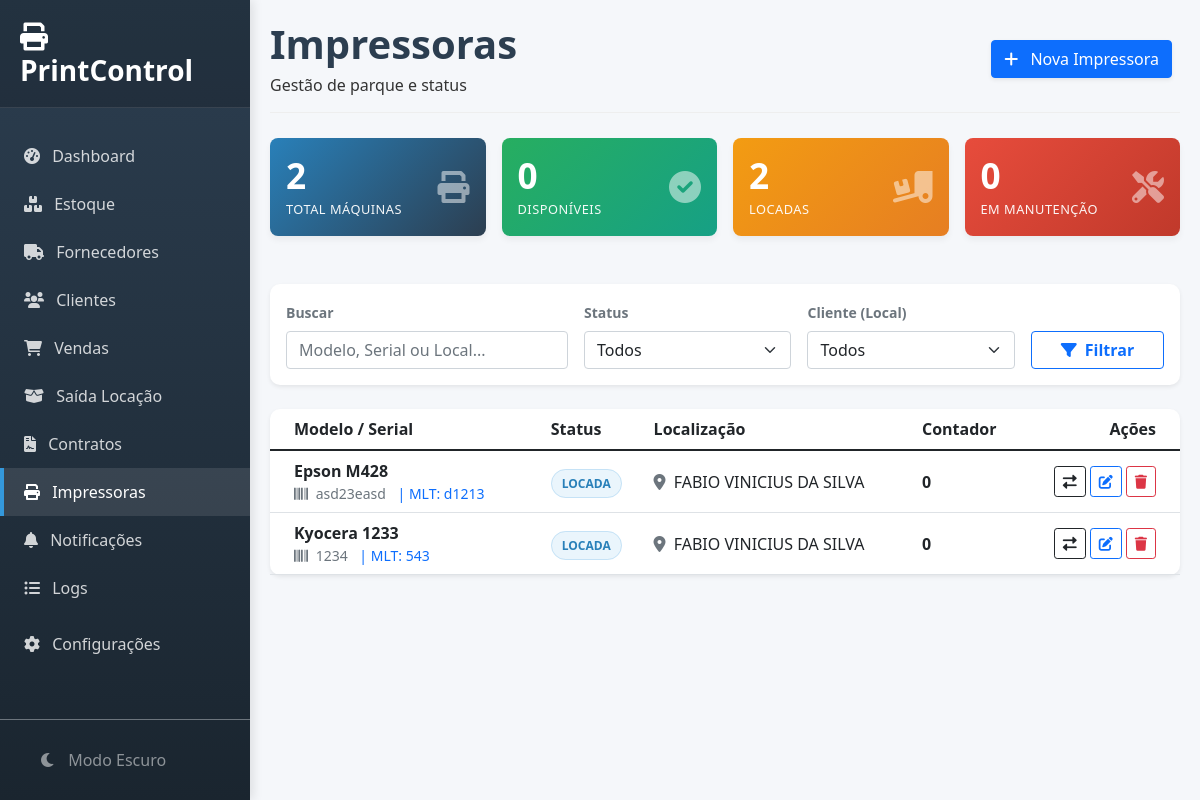
The app's page /impressoras, older data.
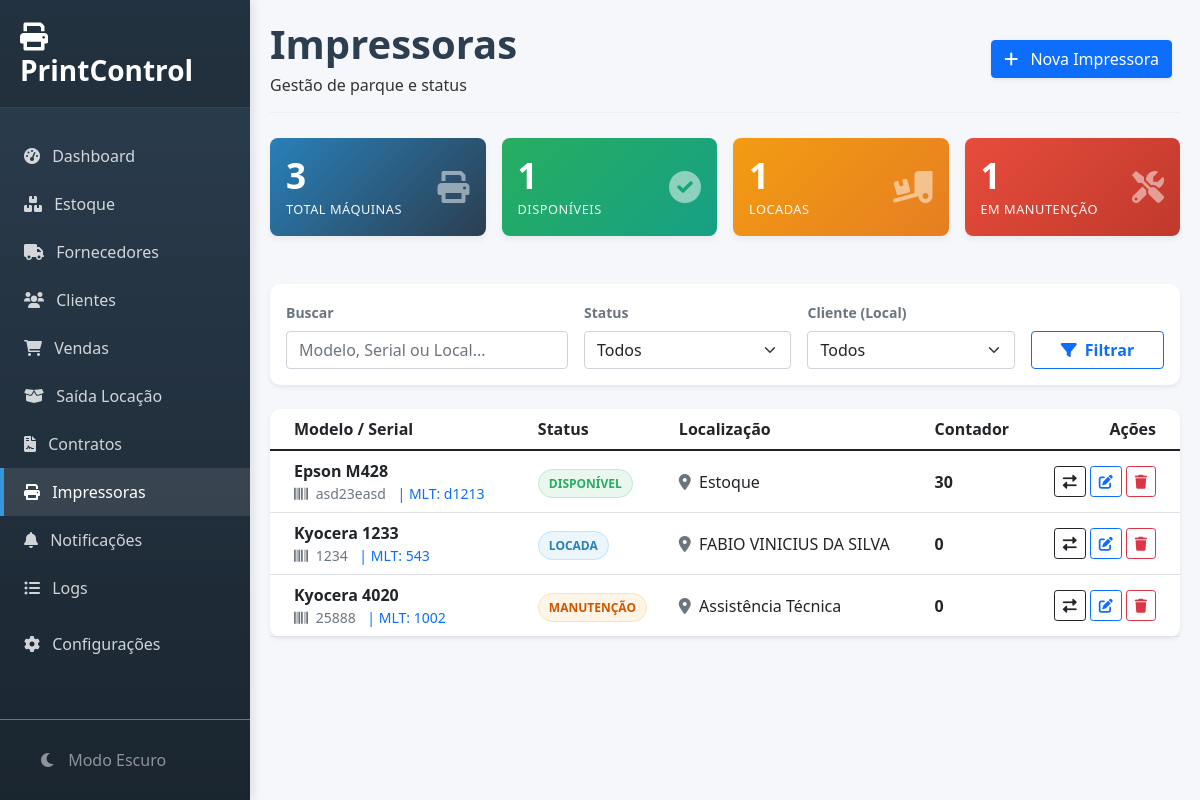
The same page, newer data.
### app.py (models this page shows)
class Impressora(db.Model):
    id = db.Column(db.Integer, primary_key=True)
    marca = db.Column(db.String(50))
    modelo = db.Column(db.String(100), nullable=False)
    serial = db.Column(db.String(50), unique=True)
    mlt = db.Column(db.String(50))
    contador = db.Column(db.Integer, default=0)
    status = db.Column(db.String(20), default='Disponível')
    localizacao = db.Column(db.String(100), default='Estoque')
    observacao = db.Column(db.Text)
    data_aquisicao = db.Column(db.Date)
    historico = db.relationship('MovimentacaoImpressora', backref='impressora', cascade="all, delete-orphan")
    manutencoes = db.relationship('Manutencao', backref='impressora', cascade="all, delete-orphan")
    logs_manutencao = db.relationship('LogManutencao', backref='impressora', cascade="all, delete-orphan")

### app.py (the view)
@app.route('/impressoras')
def impressoras():
    busca = request.args.get('busca')
    status = request.args.get('status')
    cliente_id = request.args.get('cliente_id')
    query = Impressora.query
    if busca:
        term = f"%{busca}%"
        query = query.filter((Impressora.marca.like(term)) | (Impressora.modelo.like(term)) | (Impressora.serial.like(term)) | (Impressora.mlt.like(term)) | (Impressora.localizacao.like(term)))
    if status and status != 'Todas': query = query.filter(Impressora.status == status)
    if cliente_id and cliente_id != 'Todos':
        cliente = Cliente.query.get(int(cliente_id))
        if cliente: query = query.filter(Impressora.localizacao == cliente.nome)
    impressoras = query.order_by(Impressora.modelo).all()
    clientes = Cliente.query.order_by(Cliente.nome).all()
    ultimas_movimentacoes = MovimentacaoImpressora.query.order_by(MovimentacaoImpressora.data.desc()).limit(20).all()
    total_geral = Impressora.query.count()
    disponiveis = Impressora.query.filter_by(status='Disponível').count()
    locadas = Impressora.query.filter_by(status='Locada').count()
    manutencao = Impressora.query.filter_by(status='Manutenção').count()
    return render_template('impressoras.html', impressoras=impressoras, clientes=clientes, ultimas_movimentacoes=ultimas_movimentacoes, total=total_geral, disponiveis=disponiveis, locadas=locadas, manutencao=manutencao, request=request)

### templates/impressoras.html (shortened to what this page needs)
{% extends "base.html" %}
{% block content %}
<div id="impressoras-page" class="page-content active">
    <div class="page-header">
        <div class="d-flex justify-content-between align-items-center">
            <div>
                <h1 class="page-title">Impressoras</h1>
                <p class="page-subtitle mb-0">Gestão de parque e status</p>
            </div>
            <div>
                <button class="btn btn-primary btn-action shadow-sm me-2" onclick="abrirModalNova()">
                    <i class="fas fa-plus me-2"></i> Nova Impressora
                </button>
            </div>
        </div>
    </div>
    <div class="row g-3 mb-4">
        <div class="col-md-3">
            <div class="card card-dashboard bg-gradient-primary p-3">
                <div class="d-flex justify-content-between align-items-center">
                    <div><h3>{{ total }}</h3><small>Total Máquinas</small></div>
                    <i class="fas fa-print fa-2x opacity-50"></i>
                </div>
            </div>
        </div>
        <div class="col-md-3">
            <div class="card card-dashboard bg-gradient-success p-3">
                <div class="d-flex justify-content-between align-items-center">
                    <div><h3>{{ disponiveis }}</h3><small>Disponíveis</small></div>
                    <i class="fas fa-check-circle fa-2x opacity-50"></i>
                </div>
            </div>
        </div>
        <div class="col-md-3">
            <div class="card card-dashboard bg-gradient-warning p-3">
                <div class="d-flex justify-content-between align-items-center">
                    <div><h3>{{ locadas }}</h3><small>Locadas</small></div>
                    <i class="fas fa-truck-loading fa-2x opacity-50"></i>
                </div>
            </div>
        </div>
        <div class="col-md-3">
            <div class="card card-dashboard bg-gradient-danger p-3">
                <div class="d-flex justify-content-between align-items-center">
                    <div><h3>{{ manutencao }}</h3><small>Em Manutenção</small></div>
                    <i class="fas fa-tools fa-2x opacity-50"></i>
                </div>
            </div>
        </div>
    </div>
    <div class="card border-0 shadow-sm mb-4 filter-bar">
        <div class="card-body py-3">
            <form method="GET" action="{{ url_for('impressoras') }}" class="row g-3 align-items-end">
                <div class="col-md-4">
                    <label class="form-label small fw-bold text-muted">Buscar</label>
                    <input type="text" class="form-control" name="busca" placeholder="Modelo, Serial ou Local..." value="{{ request.args.get('busca', '') }}">
                </div>
                <div class="col-md-3">
                    <label class="form-label small fw-bold text-muted">Status</label>
                    <select class="form-select" name="status">
                        <option value="Todas">Todos</option>
                    </select>
                </div>
                <div class="col-md-3">
                    <label class="form-label small fw-bold text-muted">Cliente (Local)</label>
                    <select class="form-select" name="cliente_id">
                        <option value="Todos">Todos</option>
                    </select>
                </div>
                <div class="col-md-2">
                    <button type="submit" class="btn btn-outline-primary w-100 fw-bold"><i class="fas fa-filter me-2"></i>Filtrar</button>
                </div>
            </form>
        </div>
    </div>
    <div class="card border-0 shadow-sm">
        <div class="card-body p-0">
            <div class="table-responsive">
                <table class="table table-hover mb-0 align-middle">
                    <thead>
                        <tr>
                            <th class="ps-4">Modelo / Serial</th>
                            <th>Status</th>
                            <th>Localização</th>
                            <th>Contador</th>
                            <th class="text-end pe-4">Ações</th>
                        </tr>
                    </thead>
                    <tbody>
                        {% for imp in impressoras %}
                        <tr class="clickable-row" onclick="abrirHistorico('{{ imp.id }}', '{{ imp.status }}')">
                            <td class="ps-4">
                                <div class="fw-bold text-dark">{{ imp.modelo }}</div>
                                <div class="text-muted small">
                                    <span class="me-2"><i class="fas fa-barcode me-1"></i> {{ imp.serial }}</span>
                                    {% if imp.mlt %}<span class="me-2 text-primary">| MLT: {{ imp.mlt }}</span>{% endif %}
                                </div>
                            </td>
                            <td>
                                {% if imp.status == 'Disponível' %} <span class="badge-status status-disp">Disponível</span>
                                {% elif imp.status == 'Locada' %} <span class="badge-status status-loc">Locada</span>
                                {% else %} <span class="badge-status status-manut">Manutenção</span> {% endif %}
                            </td>
                            <td><i class="fas fa-map-marker-alt text-muted me-1"></i> {{ imp.localizacao }}</td>
                            <td class="fw-bold">{{ imp.contador }}</td>
                            <td class="text-end pe-4">
                                <div class="d-flex justify-content-end gap-1">
                                    <button class="btn btn-sm btn-outline-dark"
                                            onclick="event.stopPropagation(); abrirMovimentacao('{{ imp.id }}', '{{ imp.modelo }}', '{{ imp.contador }}', '{{ imp.status }}')"
                                            title="Movimentar">
                                        <i class="fas fa-exchange-alt"></i>
                                    </button>
                                    <button class="btn btn-sm btn-outline-primary"
                                            onclick="event.stopPropagation(); abrirEdicao('{{ imp.id }}', '{{ imp.marca }}', '{{ imp.modelo }}', '{{ imp.serial }}', '{{ imp.mlt }}', '{{ imp.observacao }}')"
                                            title="Editar">
                                        <i class="fas fa-edit"></i>
                                    </button>
                                    <a href="{{ url_for('excluir_impressora', id=imp.id) }}"
                                       class="btn btn-sm btn-outline-danger"
                                       onclick="event.stopPropagation(); return confirm('Excluir esta impressora?')"
                                       title="Excluir">
                                        <i class="fas fa-trash"></i>
                                    </a>
                                </div>
                            </td>
                        </tr>
                        {% else %}
                        <tr><td colspan="5" class="text-center p-5 text-muted">Nenhuma impressora encontrada.</td></tr>
                        {% endfor %}
                    </tbody>
                </table>
            </div>
        </div>
    </div>
</div>
{% endblock %}

### templates/base.html (shortened to what this page needs)
<!DOCTYPE html>
<html lang="pt-br">
<head>
    <link href="https://cdn.jsdelivr.net/npm/bootstrap@5.1.3/dist/css/bootstrap.min.css" rel="stylesheet">
    <link href="https://cdnjs.cloudflare.com/ajax/libs/font-awesome/6.0.0/css/all.min.css" rel="stylesheet">
</head>
<body>
    <div class="sidebar d-flex flex-column">
        <div class="sidebar-brand">
            <h3 class="fw-bold m-0 text-white"><i class="fas fa-print me-2"></i> PrintControl</h3>
        </div>
        <div class="mt-4 flex-grow-1">
            <ul class="nav flex-column">
                <li class="nav-item">
                    <a class="nav-link {% if request.endpoint == 'index' %}active{% endif %}" href="{{ url_for('index') }}">
                        <i class="fas fa-tachometer-alt me-2"></i> Dashboard
                    </a>
                </li>
                <li class="nav-item">
                    <a class="nav-link {% if request.endpoint == 'estoque' %}active{% endif %}" href="{{ url_for('estoque') }}">
                        <i class="fas fa-boxes me-2"></i> Estoque
                    </a>
                </li>
                <li class="nav-item">
                    <a class="nav-link {% if request.endpoint == 'fornecedores' %}active{% endif %}" href="{{ url_for('fornecedores') }}">
                        <i class="fas fa-truck me-2"></i> Fornecedores
                    </a>
                </li>
                <li class="nav-item">
                    <a class="nav-link {% if request.endpoint == 'clientes' %}active{% endif %}" href="{{ url_for('clientes') }}">
                        <i class="fas fa-users me-2"></i> Clientes
                    </a>
                </li>
                <li class="nav-item">
                    <a class="nav-link {% if request.endpoint == 'vendas' %}active{% endif %}" href="{{ url_for('vendas') }}">
                            <i class="fas fa-shopping-cart me-2"></i> Vendas
                    </a>
                </li>
                <li class="nav-item">
                    <a class="nav-link {% if request.endpoint == 'saida_locacao' %}active{% endif %}" href="{{ url_for('saida_locacao') }}">
                        <i class="fas fa-box-open me-2"></i> Saída Locação
                    </a>
                </li>
                <li class="nav-item">
                    <a class="nav-link {% if request.endpoint == 'contratos' %}active{% endif %}" href="{{ url_for('contratos') }}">
                        <i class="fas fa-file-contract me-2"></i> Contratos
                    </a>
                </li>
                <li class="nav-item">
                    <a class="nav-link {% if request.endpoint == 'impressoras' %}active{% endif %}" href="{{ url_for('impressoras') }}">
                        <i class="fas fa-print me-2"></i> Impressoras
                    </a>
                </li>
                <li class="nav-item">
                    <a class="nav-link {% if request.endpoint == 'notificacoes' %}active{% endif %}" href="{{ url_for('notificacoes') }}">
                        <i class="fas fa-bell me-2"></i> Notificações
                    </a>
                </li>
                <li class="nav-item">
                    <a class="nav-link {% if request.endpoint == 'logs' %}active{% endif %}" href="{{ url_for('logs') }}">
                        <i class="fas fa-list-ul me-2"></i> Logs
                    </a>
                </li>
                <li class="nav-item mt-2">
                    <a class="nav-link {% if request.endpoint == 'configuracoes' %}active{% endif %}" href="{{ url_for('configuracoes') }}">
                        <i class="fas fa-cog me-2"></i> Configurações
                    </a>
                </li>
            </ul>
        </div>
        <div class="p-3 border-top border-secondary">
            <a class="nav-link text-white-50" href="#" onclick="toggleDarkMode(event)">
                <i class="fas fa-moon me-2" id="icon-theme"></i> <span id="text-theme">Modo Escuro</span>
            </a>
        </div>
    </div>
    <div class="main-content">
        {% block content %}{% endblock %}
    </div>
</body>
</html>

Row changes from the older to the newer data that the page shows:
changed Impressora "Epson M428": localizacao "FABIO VINICIUS DA SILVA" → "Estoque"; contador "0" → "30"; status "LOCADA" → "DISPONÍVEL"
added Impressora: modelo "Kyocera 4020", serial "25888", mlt "1002", status "MANUTENÇÃO", localizacao "Assistência Técnica", contador "0"
Text that changed along with them:
{{ total }}: "2" → "3"
{{ disponiveis }}: "0" → "1"
{{ locadas }}: "2" → "1"
{{ manutencao }}: "0" → "1"
